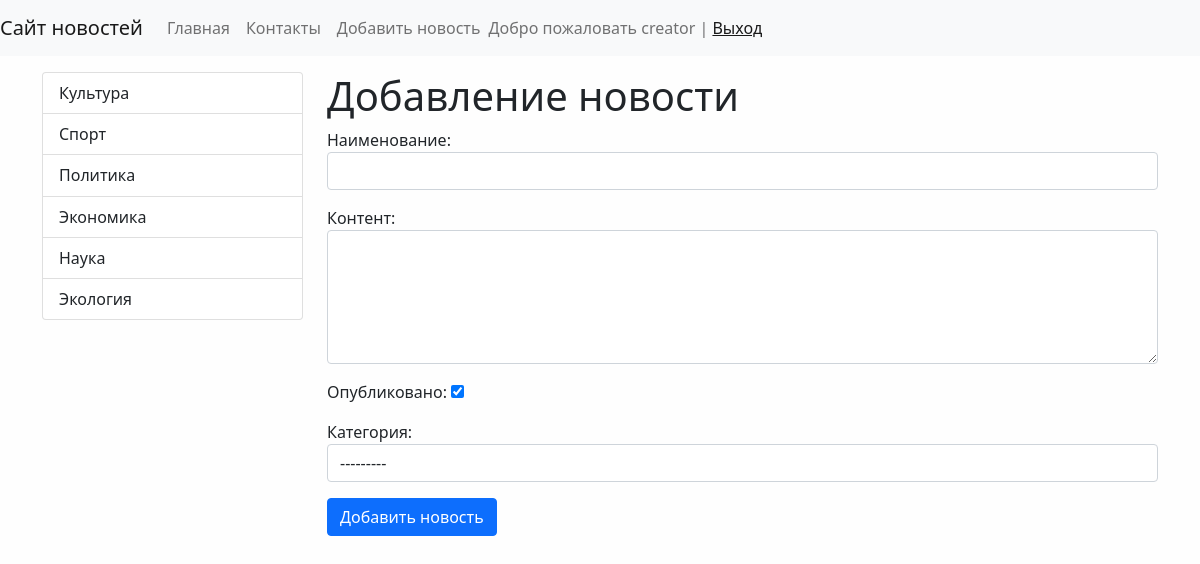
The page /news/add_news/ (signed in) on the database its author committed.
### news/models.py (models this page shows)
class Category(models.Model):
    title = models.CharField(max_length=150, db_index=True, verbose_name='Наименование категории')
    def get_absolute_url(self):
        return reverse('category', kwargs={'category_id': self.pk})
    def __str__(self):
        return self.title
    class Meta:
        verbose_name = 'Категория'
        verbose_name_plural = 'Категории'
        ordering = ['title']

### news/views.py (the view)
# urls.py: path('news/add_news/', CreateNews.as_view(), name='add_news'),
class CreateNews(LoginRequiredMixin, CreateView):
    form_class = NewsForm
    template_name = 'news/add_news.html'
    raise_exception = True

### news/forms.py (shortened to what this page needs)
class NewsForm(forms.ModelForm):
    class Meta:
        model = News
        fields = ['title', 'content', 'is_published', 'category']
        widgets = {
            'title': forms.TextInput(attrs={'class': 'form-control'}),
            'content': forms.Textarea(attrs={'class': 'form-control', 'rows': 5}),
            'category': forms.Select(attrs={'class': 'form-control'})
        }

### news/templatetags/news_tags.py (called while the page is built)
@register.inclusion_tag('news/list_categories.html')
def show_categories(arg1='Hello', arg2='world'):
    categories = Category.objects.annotate(cnt=Count('news', filter=F('news__is_published'))).filter(cnt__gt=0)
    return {"categories": categories, "arg1": arg1, "arg2": arg2}

### news/templates/news/add_news.html (shortened to what this page needs)
{% extends 'base.html' %}
{% block sidebar %}
  {% include 'inc/_sidebar.html' %}
{% endblock %}
{% block content %}
    <h1>Добавление новости</h1>
    <form  action="{% url 'add_news' %}" method="post">
      {{ form.as_p }}
        <button type="submit" class="btn btn-primary btn-block">Добавить новость </button>
    </form>
{% endblock %}

### templates/inc/_nav.html (shortened to what this page needs)
<nav class="navbar navbar-expand-lg navbar-light bg-light">
    <a class="navbar-brand" href="{% url 'home' %}">Сайт новостей</a>
    <div class="collapse navbar-collapse" id="navbarSupportedContent">
      <ul class="navbar-nav mr-auto">
        <li class="nav-item">
          <li class="nav-item"><a class="nav-link" href="{% url 'home' %}">Главная</a></li>
          <li class="nav-item"><a class="nav-link" href="{% url 'contact' %}">Контакты</a></li>
            {% if request.user.is_authenticated %}
                <li class="nav-item"><a class="nav-link" href="{% url 'add_news' %}">Добавить новость</a></li>
            {% endif %}
        </ul>
        <span class="navbar-text">
          {% if request.user.is_authenticated %}
          Добро пожаловать {{  user.username }} | <a href="{% url 'logout' %}">Выход</a>
          {% else %}
          <a href="{% url 'register' %}">Регистрация</a> | <a href="{% url 'login' %}">Авторизация</a>
          {% endif %}
      </span>
    </div>
  </nav>

### news/templates/news/list_categories.html
<div class="list-group">
  {% for item in categories %}
     <a href="{{ item.get_absolute_url }}" class="list-group-item
      list-group-item-action">{{ item.title }}<span class="badge badge-primary
      badge-pill">{{ item.cnt }}</span></a>
  {% endfor %}
</div>

### newssite/static/css/style.css (style rules this page uses)
body { background-color: #fefefe; }

### rows shown on the page
Category: title "Культура"
Category: title "Спорт"
Category: title "Политика"
Category: title "Экономика"
Category: title "Наука"
Category: title "Экология"

### other values the page prints
{{ user.username }} "creator"
